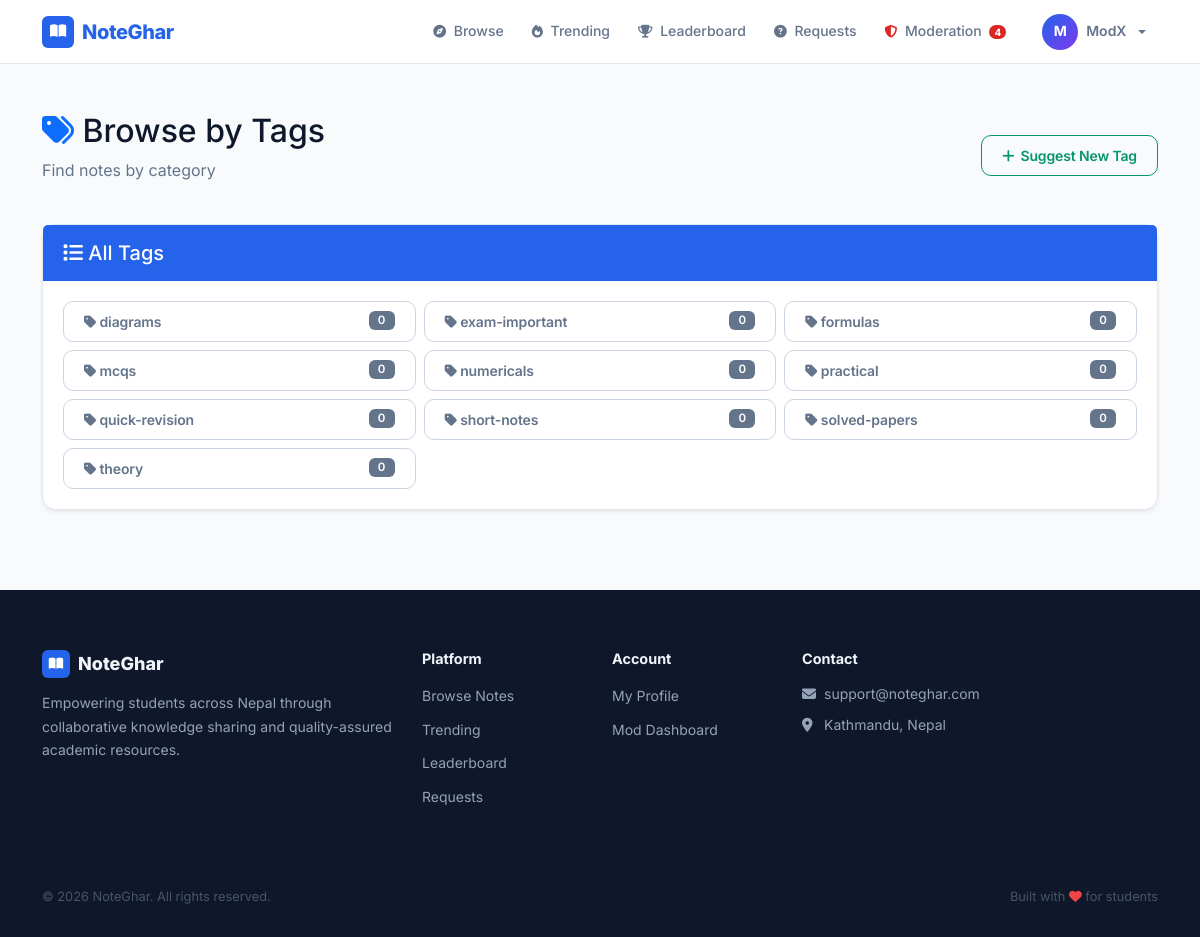
The page /notes/tags/ (signed in) on the database its author committed.
### accounts/models.py (models this page shows, shortened)
class User(AbstractUser):
    ROLE_CHOICES = (
        ('student', 'Student'),
        ('moderator', 'Moderator'),
        ('admin', 'Admin'),
    )
    role = models.CharField(max_length=20, choices=ROLE_CHOICES, default='student')
    phone = models.CharField(max_length=15, blank=True, null=True)
    institution = models.ForeignKey(
        'notes.Institution',
        on_delete=models.SET_NULL,
        null=True,
        blank=True,
        related_name='users',
        help_text='User\'s affiliated institution'
    )
    profile_picture = models.ImageField(upload_to='profiles/', blank=True, null=True)
    bio = models.TextField(blank=True, null=True)
    is_verified = models.BooleanField(default=False)
    specialization_courses = models.ManyToManyField(
        'notes.Course',
        blank=True,
        related_name='specialized_moderators',
        help_text='Courses this moderator specializes in'
    )
    specialization_subjects = models.ManyToManyField(
        'notes.Subject',
        blank=True,
        related_name='specialized_moderators',
        help_text='Specific subjects within courses'
    )
    qualification_document = models.FileField(
        upload_to='qualifications/%Y/%m/',
        blank=True,
        null=True,
        help_text='Upload degree certificate, transcript, or other proof of qualification (PDF, JPG, PNG)'
    )
    qualification_verified = models.BooleanField(
        default=False,
        help_text='Admin has verified the qualification documents'
    )
    qualification_notes = models.TextField(
        blank=True,
        help_text='Admin notes about qualification verification'
    )
    created_at = models.DateTimeField(auto_now_add=True)
    updated_at = models.DateTimeField(auto_now=True)
    def is_admin_user(self):
        return self.role == 'admin' or self.is_superuser

### notes/models.py (models this page shows, shortened)
class Tag(models.Model):
    name = models.CharField(max_length=50, unique=True)
    slug = models.SlugField(max_length=50, unique=True)
    description = models.TextField(blank=True)
    is_approved = models.BooleanField(default=False)
    created_by = models.ForeignKey(settings.AUTH_USER_MODEL, on_delete=models.SET_NULL, null=True, blank=True)
    usage_count = models.IntegerField(default=0)
    created_at = models.DateTimeField(auto_now_add=True)
    class Meta:
        ordering = ['-usage_count', 'name']

### notes/views.py (the view)
# urls.py: path('tags/', views.tag_list, name='tag_list'),
def tag_list(request):
    tags = Tag.objects.filter(is_approved=True).annotate(
        note_count=Count('notes', filter=Q(notes__status='approved'))
    )
    popular_tags = tags.filter(usage_count__gte=5).order_by('-usage_count')[:10]
    all_tags = tags.order_by('name')
    context = {
        'popular_tags': popular_tags,
        'all_tags': all_tags,
    }
    return render(request, 'notes/tag_list.html', context)

### notes/context_processors.py (called while the page is built)
def moderation_stats(request):
    if request.user.is_authenticated and (
        request.user.role in ['moderator', 'admin'] or request.user.is_superuser
    ):
        pending_notes = Note.objects.filter(status='pending').count()
        pending_reports = Report.objects.filter(status='pending').count()
        return {
            'pending_notes_count': pending_notes,
            'pending_reports_count': pending_reports,
            'total_pending': pending_notes + pending_reports,
        }
    return {}

### core/templates/notes/tag_list.html (shortened to what this page needs)
{% extends 'base.html' %}
{% block content %}
<div class="container my-5">
    <div class="d-flex justify-content-between align-items-center mb-4">
        <div>
            <h2><i class="fas fa-tags text-primary"></i> Browse by Tags</h2>
            <p class="text-muted">Find notes by category</p>
        </div>
        <a href="{% url 'notes:suggest_tag' %}" class="btn btn-outline-success">
            <i class="fas fa-plus"></i> Suggest New Tag
        </a>
    </div>
    <div class="card shadow-sm">
        <div class="card-header bg-primary text-white">
            <h5 class="mb-0">
                <i class="fas fa-list"></i> All Tags
            </h5>
        </div>
        <div class="card-body">
            {% if all_tags %}
                <div class="row g-2">
                    {% for tag in all_tags %}
                    <div class="col-md-4">
                        <a href="{% url 'notes:tag_browse' tag.slug %}"
                           class="btn btn-outline-secondary w-100 text-start d-flex justify-content-between align-items-center">
                            <span>
                                <i class="fas fa-tag"></i> {{ tag.name }}
                            </span>
                            <span class="badge bg-secondary">{{ tag.note_count }}</span>
                        </a>
                    </div>
                    {% endfor %}
                </div>
            {% else %}
                <div class="text-center py-5">
                    <i class="fas fa-tags fa-3x text-muted mb-3" style="opacity: 0.3;"></i>
                    <p class="text-muted">No tags available yet.</p>
                </div>
            {% endif %}
        </div>
    </div>
</div>
{% endblock %}

### core/templates/base.html (shortened to what this page needs)
<!DOCTYPE html>
<html lang="en">
<head>
    <link href="https://cdn.jsdelivr.net/npm/bootstrap@5.3.0/dist/css/bootstrap.min.css" rel="stylesheet">
    <link rel="stylesheet" href="https://cdnjs.cloudflare.com/ajax/libs/font-awesome/6.4.0/css/all.min.css">
</head>
<body>
    <nav class="navbar navbar-expand-lg">
        <div class="container d-flex align-items-center">
            <a class="navbar-brand" href="{% url 'core:home' %}">
                <span class="brand-icon"><i class="fas fa-book-open"></i></span>
                NoteGhar
            </a>
            <div class="collapse navbar-collapse" id="navbarNav">
                <ul class="navbar-nav ms-auto align-items-lg-center gap-1">
                    <li class="nav-item">
                        <a class="nav-link" href="{% url 'notes:list' %}"><i class="fas fa-compass"></i> Browse</a>
                    </li>
                    <li class="nav-item">
                        <a class="nav-link" href="{% url 'notes:trending' %}"><i class="fas fa-fire"></i> Trending</a>
                    </li>
                    <li class="nav-item">
                        <a class="nav-link" href="{% url 'notes:leaderboard' %}"><i class="fas fa-trophy"></i> Leaderboard</a>
                    </li>
                    {% if user.is_authenticated %}
                        <li class="nav-item">
                            <a class="nav-link" href="{% url 'notes:request_board' %}"><i class="fas fa-question-circle"></i> Requests</a>
                        </li>
                        {% if user.role in 'moderator,admin' or user.is_superuser %}
                        <li class="nav-item">
                            <a class="nav-link" href="{% url 'moderation:dashboard' %}">
                                <i class="fas fa-shield-alt" style="color: var(--danger);"></i> Moderation
                                {% if total_pending %}
                                    <span class="navbar-pending-badge">{{ total_pending }}</span>
                                {% endif %}
                            </a>
                        </li>
                        {% endif %}
                        <li class="nav-item dropdown ms-lg-2">
                            <a class="nav-link dropdown-toggle d-flex align-items-center gap-2" href="#" id="userDropdown" role="button" data-bs-toggle="dropdown">
                                <span class="user-avatar" style="padding:0;overflow:hidden;">
                                    {% if user.profile_picture %}
                                        <img src="{{ user.profile_picture.url }}" alt="{{ user.username }}" style="width:36px;height:36px;object-fit:cover;border-radius:50%;">
                                    {% else %}
                                        {{ user.username|slice:":1"|upper }}
                                    {% endif %}
                                </span>
                                <span class="d-none d-lg-inline" style="font-size: 0.875rem; font-weight: 600;">{{ user.username }}</span>
                            </a>
                        </li>
                    {% endif %}
                </ul>
            </div>
        </div>
    </nav>
    {% block content %}{% endblock %}
    <footer>
        <div class="container">
            <div class="row g-4">
                <div class="col-lg-4">
                    <div class="brand-footer">
                        <span class="icon"><i class="fas fa-book-open"></i></span>
                        NoteGhar
                    </div>
                    <p style="font-size: 0.875rem; line-height: 1.7;">Empowering students across Nepal through collaborative knowledge sharing and quality-assured academic resources.</p>
                </div>
                <div class="col-sm-4 col-lg-2">
                    <h5>Platform</h5>
                    <ul class="list-unstyled" style="display: flex; flex-direction: column; gap: 8px;">
                        <li><a href="{% url 'notes:list' %}">Browse Notes</a></li>
                        <li><a href="{% url 'notes:trending' %}">Trending</a></li>
                        <li><a href="{% url 'notes:leaderboard' %}">Leaderboard</a></li>
                        <li><a href="{% url 'notes:request_board' %}">Requests</a></li>
                    </ul>
                </div>
                <div class="col-sm-4 col-lg-2">
                    <h5>Account</h5>
                    <ul class="list-unstyled" style="display: flex; flex-direction: column; gap: 8px;">
                        {% if user.is_authenticated %}
                        <li><a href="{% url 'accounts:profile' %}">My Profile</a></li>
                        {% if user.role == 'student' %}
                        <li><a href="{% url 'notes:my_notes' %}">My Notes</a></li>
                        <li><a href="{% url 'notes:my_bookmarks' %}">Bookmarks</a></li>
                        <li><a href="{% url 'accounts:signup_moderator' %}">Become a Moderator</a></li>
                        {% elif user.role == 'moderator' %}
                        <li><a href="{% url 'moderation:dashboard' %}">Mod Dashboard</a></li>
                        {% elif user.is_admin_user %}
                        <li><a href="{% url 'admin_dashboard' %}">Admin Dashboard</a></li>
                        {% endif %}
                        {% else %}
                        <li><a href="{% url 'accounts:signup_student' %}">Student Sign Up</a></li>
                        <li><a href="{% url 'accounts:signup_moderator' %}">Become a Moderator</a></li>
                        <li><a href="{% url 'accounts:student_login' %}">Log In</a></li>
                        {% endif %}
                    </ul>
                </div>
                <div class="col-sm-4 col-lg-4">
                    <h5>Contact</h5>
                    <div style="display: flex; flex-direction: column; gap: 8px; font-size: 0.875rem;">
                        <a href="mailto:notegharsupport@gmail.com"><i class="fas fa-envelope me-2" style="width: 14px;"></i>support@noteghar.com</a>
                        <span><i class="fas fa-map-marker-alt me-2" style="width: 14px;"></i>Kathmandu, Nepal</span>
                    </div>
                </div>
            </div>
            <hr>
            <div class="d-flex flex-wrap justify-content-between align-items-center footer-bottom">
                <span>&copy; 2026 NoteGhar. All rights reserved.</span>
                <span>Built with <i class="fas fa-heart" style="color: #EF4444;"></i> for students</span>
            </div>
        </div>
    </footer>
</body>
</html>

### core/templates/base.html (style rules this page uses)
:root { --primary: #2563EB; --primary-dark: #1D4ED8; --primary-light: #EFF6FF; --accent: #7C3AED; --success: #059669; --warning: #D97706; --danger: #DC2626; --dark: #0F172A; --body-bg: #F8FAFC; --surface: #FFFFFF; --border: #E2E8F0; --border-hover: #CBD5E1; --text-muted: #64748B; --text-light: #94A3B8; --nav-height: 64px; --radius-sm: 6px; --radius-md: 10px; --radius-lg: 14px; --radius-xl: 20px; --shadow-sm: 0 1px 3px rgba(15,23,42,.06), 0 1px 2px rgba(15,23,42,.04); --shadow-md: 0 4px 12px rgba(15,23,42,.08), 0 2px 4px rgba(15,23,42,.04); --shadow-lg: 0 10px 30px rgba(15,23,42,.10); }
*, *::before, *::after { box-sizing: border-box; }
body { font-family: 'Inter', -apple-system, BlinkMacSystemFont, 'Segoe UI', sans-serif; background: var(--body-bg); color: var(--dark); line-height: 1.6; -webkit-font-smoothing: antialiased; }
.navbar { background: var(--surface); border-bottom: 1px solid var(--border); height: var(--nav-height); padding: 0; position: sticky; top: 0; z-index: 1000; }
.navbar .container { height: 100%; }
.navbar-brand { font-weight: 800; font-size: 1.25rem; color: var(--primary) !important; letter-spacing: -0.02em; display: flex; align-items: center; gap: 8px; }
.navbar-brand .brand-icon { width: 32px; height: 32px; background: var(--primary); border-radius: var(--radius-sm); display: flex; align-items: center; justify-content: center; color: #fff; font-size: 0.9rem; }
.nav-link { color: var(--text-muted) !important; font-weight: 500; font-size: 0.875rem; padding: 6px 12px !important; border-radius: var(--radius-sm); transition: color .15s, background .15s; }
.nav-link i { margin-right: 4px; font-size: 0.8rem; }
.navbar-pending-badge { background: var(--danger); color: #fff; font-size: 10px; font-weight: 700; padding: 1px 5px; border-radius: 20px; margin-left: 4px; vertical-align: middle; }
.btn { font-weight: 600; border-radius: var(--radius-md); font-size: 0.875rem; padding: 9px 20px; transition: all .18s ease; letter-spacing: -0.01em; border: 1.5px solid transparent; display: inline-flex; align-items: center; gap: 6px; }
.btn-outline-success { background: transparent; color: var(--success); border-color: var(--success); }
.btn-secondary, .btn-outline-secondary { background: transparent; color: var(--text-muted); border-color: var(--border-hover); }
.card { background: var(--surface); border: 1px solid var(--border); border-radius: var(--radius-lg); box-shadow: var(--shadow-sm); }
.card-header { background: transparent; border-bottom: 1px solid var(--border); padding: 16px 20px; font-weight: 700; font-size: 0.9375rem; }
.card-body { padding: 20px; }
.card-header.bg-primary { background: var(--primary) !important; color: #fff !important; border: none; }
.badge { font-weight: 600; font-size: 0.72rem; padding: 4px 9px; border-radius: var(--radius-sm); letter-spacing: 0.02em; }
.bg-primary { background: var(--primary) !important; }
.bg-secondary { background: #64748B !important; }
footer { background: var(--dark); color: #94A3B8; padding: 60px 0 30px; margin-top: 80px; }
footer h5 { color: #F1F5F9; font-weight: 700; font-size: 0.9rem; margin-bottom: 16px; }
footer a { color: #94A3B8; text-decoration: none; font-size: 0.875rem; transition: color .15s; }
footer .brand-footer { font-size: 1.125rem; font-weight: 800; color: #F1F5F9; display: flex; align-items: center; gap: 8px; margin-bottom: 12px; }
footer .brand-footer .icon { width: 28px; height: 28px; background: var(--primary); border-radius: 6px; display: flex; align-items: center; justify-content: center; font-size: 0.8rem; color: #fff; }
footer hr { border-color: #1E293B; margin: 40px 0 20px; }
footer .footer-bottom { font-size: 0.8rem; color: #475569; }
.text-muted { color: var(--text-muted) !important; }
.user-avatar { width: 36px; height: 36px; border-radius: 50%; background: linear-gradient(135deg, var(--primary) 0%, var(--accent) 100%); display: flex; align-items: center; justify-content: center; color: #fff; font-weight: 700; font-size: 0.875rem; flex-shrink: 0; }

### rows shown on the page
User: username "M", username "ModX"
Tag: name "diagrams", note_count "0"
Tag: name "exam-important", note_count "0"
Tag: name "formulas", note_count "0"
Tag: name "mcqs", note_count "0"
Tag: name "numericals", note_count "0"
Tag: name "practical", note_count "0"
Tag: name "quick-revision", note_count "0"
Tag: name "short-notes", note_count "0"
Tag: name "solved-papers", note_count "0"
Tag: name "theory", note_count "0"

### other values the page prints
{{ total_pending }} "4"
